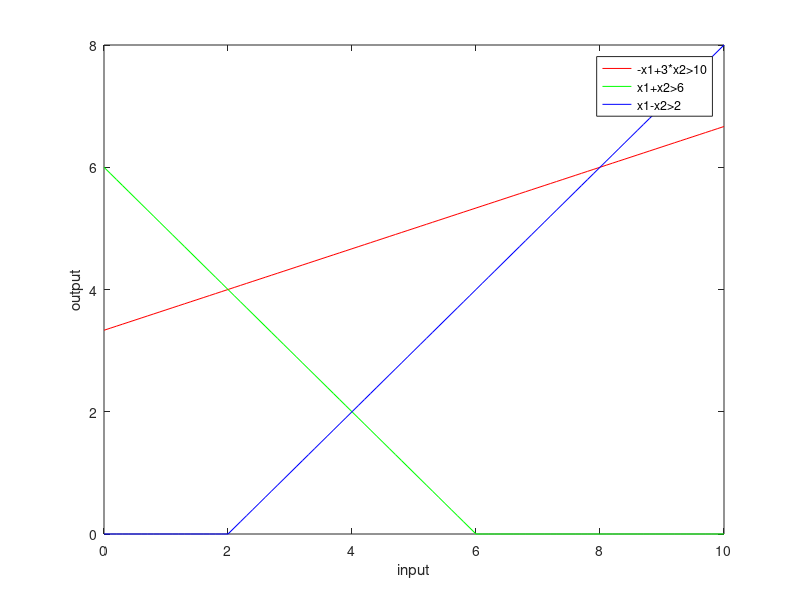

Source code (MATLAB):
clc
a=[-1,3;1,1;1,-1;1,0;0,1]
b=[10,6,2,0,0]
c=[2,3]
x1=0:0.1:max(b)
x12=(b(1)-a(1,1)*x1)/a(1,2)
x22=(b(2)-a(2,1)*x1)/a(2,2)
x32=(b(3)-a(3,1)*x1)/a(3,2)
x12=max(0,x12)
x22=max(0,x22)
x32=max(0,x32)

plot(x1,x12,'r',x1,x22,'g',x1,x32,'b')
ylabel('output')
xlabel('input')
legend('-x1+3*x2>10','x1+x2>6','x1-x2>2')

sol=[]
for i=1:size(a,1)
    A1=a(i,:)
    B1=b(i)
    for j=i+1:size(a,1)
        A2=a(j,:)
        B2=b(j)
        A3=[A1;A2]
        B3=[B1;B2]
        X=A3\B3
        sol=[sol,X]
    end
end

x1=sol(1,:)
x2=sol(2,:)
y1=find(-x1+3*x2>10)
sol(:,y1)=[]
x1(y1)=[]
x2(y1)=[]
y2=find(x1+x2>6)

x1(y2)=[]
x2(y2)=[]

sol(:,y2)=[]
y3=find(x1-x2>2)
x1(y3)=[]
x2(y3)=[]
sol(:,y3)=[]
y4=find(x1<0)
x1(y4)=[]
x2(y4)=[]
sol(:,y4)=[]
y5=find(x2<0)
x1(y5)=[]
x2(y5)=[]
sol(:,y5)=[]

z=c*sol
[value,loc]=max(z)
value
sol(:,loc)

